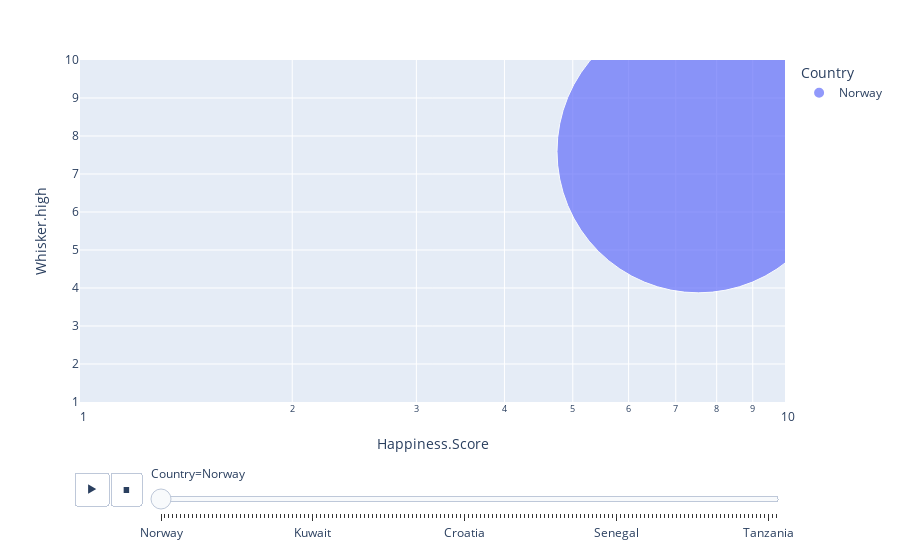

Here is the notebook cell this chart was saved with:
### Code cell
#plot animation graph
animation_graph_2()

### Figure 1 — Plotly figure (JSON) as saved in the notebook; plotly's stock layout.template omitted (floating-point values rounded to 4 significant figures)
{"data": [{"hoverlabel": {"namelength": 0}, "hovertemplate": "Country=Norway<br>Happiness.Score=%{x}<br>Whisker.high=%{y}<br>size=%{marker.size}", "ids": ["Norway"], "legendgroup": "Norway", "marker": {"color": "#636efa", "size": [753.7], "sizemode": "area", "sizeref": 0.01884, "symbol": "circle"}, "mode": "markers", "name": "Norway", "showlegend": true, "type": "scatter", "x": [7.537], "xaxis": "x", "y": [7.594], "yaxis": "y"}], "layout": {"legend": {"itemsizing": "constant", "title": {"text": "Country"}, "tracegroupgap": 0}, "margin": {"t": 60}, "sliders": [{"active": 0, "currentvalue": {"prefix": "Country="}, "len": 0.9, "pad": {"b": 10, "t": 60}, "steps": [{"args": [["Norway"], {"frame": {"duration": 0, "redraw": false}, "fromcurrent": true, "mode": "immediate", "transition": {"duration": 0, "easing": "linear"}}], "label": "Norway", "method": "animate"}, {"args": [["Denmark"], {"frame": {"duration": 0, "redraw": false}, "fromcurrent": true, "mode": "immediate", "transition": {"duration": 0, "easing": "linear"}}], "label": "Denmark", "method": "animate"}, {"args": [["Iceland"], {"frame": {"duration": 0, "redraw": false}, "fromcurrent": true, "mode": "immediate", "transition": {"duration": 0, "easing": "linear"}}], "label": "Iceland", "method": "animate"}, {"args": [["Switzerland"], {"frame": {"duration": 0, "redraw": false}, "fromcurrent": true, "mode": "immediate", "transition": {"duration": 0, "easing": "linear"}}], "label": "Switzerland", "method": "animate"}, {"args": [["Finland"], {"frame": {"duration": 0, "redraw": false}, "fromcurrent": true, "mode": "immediate", "transition": {"duration": 0, "easing": "linear"}}], "label": "Finland", "method": "animate"}, {"args": [["Netherlands"], {"frame": {"duration": 0, "redraw": false}, "fromcurrent": true, "mode": "immediate", "transition": {"duration": 0, "easing": "linear"}}], "label": "Netherlands", "method": "animate"}, {"args": [["Canada"], {"frame": {"duration": 0, "redraw": false}, "fromcurrent": true, "mode": "immediate", "transition": {"duration": 0, "easing": "linear"}}], "label": "Canada", "method": "animate"}, {"args": [["New Zealand"], {"frame": {"duration": 0, "redraw": false}, "fromcurrent": true, "mode": "immediate", "transition": {"duration": 0, "easing": "linear"}}], "label": "New Zealand", "method": "animate"}, {"args": [["Sweden"], {"frame": {"duration": 0, "redraw": false}, "fromcurrent": true, "mode": "immediate", "transition": {"duration": 0, "easing": "linear"}}], "label": "Sweden", "method": "animate"}, {"args": [["Australia"], {"frame": {"duration": 0, "redraw": false}, "fromcurrent": true, "mode": "immediate", "transition": {"duration": 0, "easing": "linear"}}], "label": "Australia", "method": "animate"}, {"args": [["Israel"], {"frame": {"duration": 0, "redraw": false}, "fromcurrent": true, "mode": "immediate", "transition": {"duration": 0, "easing": "linear"}}], "label": "Israel", "method": "animate"}, {"args": [["Costa Rica"], {"frame": {"duration": 0, "redraw": false}, "fromcurrent": true, "mode": "immediate", "transition": {"duration": 0, "easing": "linear"}}], "label": "Costa Rica", "method": "animate"}, {"args": [["Austria"], {"frame": {"duration": 0, "redraw": false}, "fromcurrent": true, "mode": "immediate", "transition": {"duration": 0, "easing": "linear"}}], "label": "Austria", "method": "animate"}, {"args": [["United States"], {"frame": {"duration": 0, "redraw": false}, "fromcurrent": true, "mode": "immediate", "transition": {"duration": 0, "easing": "linear"}}], "label": "United States", "method": "animate"}, {"args": [["Ireland"], {"frame": {"duration": 0, "redraw": false}, "fromcurrent": true, "mode": "immediate", "transition": {"duration": 0, "easing": "linear"}}], "label": "Ireland", "method": "animate"}, {"args": [["Germany"], {"frame": {"duration": 0, "redraw": false}, "fromcurrent": true, "mode": "immediate", "transition": {"duration": 0, "easing": "linear"}}], "label": "Germany", "method": "animate"}, {"args": [["Belgium"], {"frame": {"duration": 0, "redraw": false}, "fromcurrent": true, "mode": "immediate", "transition": {"duration": 0, "easing": "linear"}}], "label": "Belgium", "method": "animate"}, {"args": [["Luxembourg"], {"frame": {"duration": 0, "redraw": false}, "fromcurrent": true, "mode": "immediate", "transition": {"duration": 0, "easing": "linear"}}], "label": "Luxembourg", "method": "animate"}, {"args": [["United Kingdom"], {"frame": {"duration": 0, "redraw": false}, "fromcurrent": true, "mode": "immediate", "transition": {"duration": 0, "easing": "linear"}}], "label": "United Kingdom", "method": "animate"}, {"args": [["Chile"], {"frame": {"duration": 0, "redraw": false}, "fromcurrent": true, "mode": "immediate", "transition": {"duration": 0, "easing": "linear"}}], "label": "Chile", "method": "animate"}, {"args": [["United Arab Emirates"], {"frame": {"duration": 0, "redraw": false}, "fromcurrent": true, "mode": "immediate", "transition": {"duration": 0, "easing": "linear"}}], "label": "United Arab Emirates", "method": "animate"}, {"args": [["Brazil"], {"frame": {"duration": 0, "redraw": false}, "fromcurrent": true, "mode": "immediate", "transition": {"duration": 0, "easing": "linear"}}], "label": "Brazil", "method": "animate"}, {"args": [["Czech Republic"], {"frame": {"duration": 0, "redraw": false}, "fromcurrent": true, "mode": "immediate", "transition": {"duration": 0, "easing": "linear"}}], "label": "Czech Republic", "method": "animate"}, {"args": [["Argentina"], {"frame": {"duration": 0, "redraw": false}, "fromcurrent": true, "mode": "immediate", "transition": {"duration": 0, "easing": "linear"}}], "label": "Argentina", "method": "animate"}, {"args": [["Mexico"], {"frame": {"duration": 0, "redraw": false}, "fromcurrent": true, "mode": "immediate", "transition": {"duration": 0, "easing": "linear"}}], "label": "Mexico", "method": "animate"}, {"args": [["Singapore"], {"frame": {"duration": 0, "redraw": false}, "fromcurrent": true, "mode": "immediate", "transition": {"duration": 0, "easing": "linear"}}], "label": "Singapore", "method": "animate"}, {"args": [["Malta"], {"frame": {"duration": 0, "redraw": false}, "fromcurrent": true, "mode": "immediate", "transition": {"duration": 0, "easing": "linear"}}], "label": "Malta", "method": "animate"}, {"args": [["Uruguay"], {"frame": {"duration": 0, "redraw": false}, "fromcurrent": true, "mode": "immediate", "transition": {"duration": 0, "easing": "linear"}}], "label": "Uruguay", "method": "animate"}, {"args": [["Guatemala"], {"frame": {"duration": 0, "redraw": false}, "fromcurrent": true, "mode": "immediate", "transition": {"duration": 0, "easing": "linear"}}], "label": "Guatemala", "method": "animate"}, {"args": [["Panama"], {"frame": {"duration": 0, "redraw": false}, "fromcurrent": true, "mode": "immediate", "transition": {"duration": 0, "easing": "linear"}}], "label": "Panama", "method": "animate"}, {"args": [["France"], {"frame": {"duration": 0, "redraw": false}, "fromcurrent": true, "mode": "immediate", "transition": {"duration": 0, "easing": "linear"}}], "label": "France", "method": "animate"}, {"args": [["Thailand"], {"frame": {"duration": 0, "redraw": false}, "fromcurrent": true, "mode": "immediate", "transition": {"duration": 0, "easing": "linear"}}], "label": "Thailand", "method": "animate"}, {"args": [["Taiwan Province of China"], {"frame": {"duration": 0, "redraw": false}, "fromcurrent": true, "mode": "immediate", "transition": {"duration": 0, "easing": "linear"}}], "label": "Taiwan Province of China", "method": "animate"}, {"args": [["Spain"], {"frame": {"duration": 0, "redraw": false}, "fromcurrent": true, "mode": "immediate", "transition": {"duration": 0, "easing": "linear"}}], "label": "Spain", "method": "animate"}, {"args": [["Qatar"], {"frame": {"duration": 0, "redraw": false}, "fromcurrent": true, "mode": "immediate", "transition": {"duration": 0, "easing": "linear"}}], "label": "Qatar", "method": "animate"}, {"args": [["Colombia"], {"frame": {"duration": 0, "redraw": false}, "fromcurrent": true, "mode": "immediate", "transition": {"duration": 0, "easing": "linear"}}], "label": "Colombia", "method": "animate"}, {"args": [["Saudi Arabia"], {"frame": {"duration": 0, "redraw": false}, "fromcurrent": true, "mode": "immediate", "transition": {"duration": 0, "easing": "linear"}}], "label": "Saudi Arabia", "method": "animate"}, {"args": [["Trinidad and Tobago"], {"frame": {"duration": 0, "redraw": false}, "fromcurrent": true, "mode": "immediate", "transition": {"duration": 0, "easing": "linear"}}], "label": "Trinidad and Tobago", "method": "animate"}, {"args": [["Kuwait"], {"frame": {"duration": 0, "redraw": false}, "fromcurrent": true, "mode": "immediate", "transition": {"duration": 0, "easing": "linear"}}], "label": "Kuwait", "method": "animate"}, {"args": [["Slovakia"], {"frame": {"duration": 0, "redraw": false}, "fromcurrent": true, "mode": "immediate", "transition": {"duration": 0, "easing": "linear"}}], "label": "Slovakia", "method": "animate"}, {"args": [["Bahrain"], {"frame": {"duration": 0, "redraw": false}, "fromcurrent": true, "mode": "immediate", "transition": {"duration": 0, "easing": "linear"}}], "label": "Bahrain", "method": "animate"}, {"args": [["Malaysia"], {"frame": {"duration": 0, "redraw": false}, "fromcurrent": true, "mode": "immediate", "transition": {"duration": 0, "easing": "linear"}}], "label": "Malaysia", "method": "animate"}, {"args": [["Nicaragua"], {"frame": {"duration": 0, "redraw": false}, "fromcurrent": true, "mode": "immediate", "transition": {"duration": 0, "easing": "linear"}}], "label": "Nicaragua", "method": "animate"}, {"args": [["Ecuador"], {"frame": {"duration": 0, "redraw": false}, "fromcurrent": true, "mode": "immediate", "transition": {"duration": 0, "easing": "linear"}}], "label": "Ecuador", "method": "animate"}, {"args": [["El Salvador"], {"frame": {"duration": 0, "redraw": false}, "fromcurrent": true, "mode": "immediate", "transition": {"duration": 0, "easing": "linear"}}], "label": "El Salvador", "method": "animate"}, {"args": [["Poland"], {"frame": {"duration": 0, "redraw": false}, "fromcurrent": true, "mode": "immediate", "transition": {"duration": 0, "easing": "linear"}}], "label": "Poland", "method": "animate"}, {"args": [["Uzbekistan"], {"frame": {"duration": 0, "redraw": false}, "fromcurrent": true, "mode": "immediate", "transition": {"duration": 0, "easing": "linear"}}], "label": "Uzbekistan", "method": "animate"}, {"args": [["Italy"], {"frame": {"duration": 0, "redraw": false}, "fromcurrent": true, "mode": "immediate", "transition": {"duration": 0, "easing": "linear"}}], "label": "Italy", "method": "animate"}, {"args": [["Russia"], {"frame": {"duration": 0, "redraw": false}, "fromcurrent": true, "mode": "immediate", "transition": {"duration": 0, "easing": "linear"}}], "label": "Russia", "method": "animate"}, {"args": [["Belize"], {"frame": {"duration": 0, "redraw": false}, "fromcurrent": true, "mode": "immediate", "transition": {"duration": 0, "easing": "linear"}}], "label": "Belize", "method": "animate"}, {"args": [["Japan"], {"frame": {"duration": 0, "redraw": false}, "fromcurrent": true, "mode": "immediate", "transition": {"duration": 0, "easing": "linear"}}], "label": "Japan", "method": "animate"}, {"args": [["Lithuania"], {"frame": {"duration": 0, "redraw": false}, "fromcurrent": true, "mode": "immediate", "transition": {"duration": 0, "easing": "linear"}}], "label": "Lithuania", "method": "animate"}, {"args": [["Algeria"], {"frame": {"duration": 0, "redraw": false}, "fromcurrent": true, "mode": "immediate", "transition": {"duration": 0, "easing": "linear"}}], "label": "Algeria", "method": "animate"}, {"args": [["Latvia"], {"frame": {"duration": 0, "redraw": false}, "fromcurrent": true, "mode": "immediate", "transition": {"duration": 0, "easing": "linear"}}], "label": "Latvia", "method": "animate"}, {"args": [["South Korea"], {"frame": {"duration": 0, "redraw": false}, "fromcurrent": true, "mode": "immediate", "transition": {"duration": 0, "easing": "linear"}}], "label": "South Korea", "method": "animate"}, {"args": [["Moldova"], {"frame": {"duration": 0, "redraw": false}, "fromcurrent": true, "mode": "immediate", "transition": {"duration": 0, "easing": "linear"}}], "label": "Moldova", "method": "animate"}, {"args": [["Romania"], {"frame": {"duration": 0, "redraw": false}, "fromcurrent": true, "mode": "immediate", "transition": {"duration": 0, "easing": "linear"}}], "label": "Romania", "method": "animate"}, {"args": [["Bolivia"], {"frame": {"duration": 0, "redraw": false}, "fromcurrent": true, "mode": "immediate", "transition": {"duration": 0, "easing": "linear"}}], "label": "Bolivia", "method": "animate"}, {"args": [["Turkmenistan"], {"frame": {"duration": 0, "redraw": false}, "fromcurrent": true, "mode": "immediate", "transition": {"duration": 0, "easing": "linear"}}], "label": "Turkmenistan", "method": "animate"}, {"args": [["Kazakhstan"], {"frame": {"duration": 0, "redraw": false}, "fromcurrent": true, "mode": "immediate", "transition": {"duration": 0, "easing": "linear"}}], "label": "Kazakhstan", "method": "animate"}, {"args": [["North Cyprus"], {"frame": {"duration": 0, "redraw": false}, "fromcurrent": true, "mode": "immediate", "transition": {"duration": 0, "easing": "linear"}}], "label": "North Cyprus", "method": "animate"}, {"args": [["Slovenia"], {"frame": {"duration": 0, "redraw": false}, "fromcurrent": true, "mode": "immediate", "transition": {"duration": 0, "easing": "linear"}}], "label": "Slovenia", "method": "animate"}, {"args": [["Peru"], {"frame": {"duration": 0, "redraw": false}, "fromcurrent": true, "mode": "immediate", "transition": {"duration": 0, "easing": "linear"}}], "label": "Peru", "method": "animate"}, {"args": [["Mauritius"], {"frame": {"duration": 0, "redraw": false}, "fromcurrent": true, "mode": "immediate", "transition": {"duration": 0, "easing": "linear"}}], "label": "Mauritius", "method": "animate"}, {"args": [["Cyprus"], {"frame": {"duration": 0, "redraw": false}, "fromcurrent": true, "mode": "immediate", "transition": {"duration": 0, "easing": "linear"}}], "label": "Cyprus", "method": "animate"}, {"args": [["Estonia"], {"frame": {"duration": 0, "redraw": false}, "fromcurrent": true, "mode": "immediate", "transition": {"duration": 0, "easing": "linear"}}], "label": "Estonia", "method": "animate"}, {"args": [["Belarus"], {"frame": {"duration": 0, "redraw": false}, "fromcurrent": true, "mode": "immediate", "transition": {"duration": 0, "easing": "linear"}}], "label": "Belarus", "method": "animate"}, {"args": [["Libya"], {"frame": {"duration": 0, "redraw": false}, "fromcurrent": true, "mode": "immediate", "transition": {"duration": 0, "easing": "linear"}}], "label": "Libya", "method": "animate"}, {"args": [["Turkey"], {"frame": {"duration": 0, "redraw": false}, "fromcurrent": true, "mode": "immediate", "transition": {"duration": 0, "easing": "linear"}}], "label": "Turkey", "method": "animate"}, {"args": [["Paraguay"], {"frame": {"duration": 0, "redraw": false}, "fromcurrent": true, "mode": "immediate", "transition": {"duration": 0, "easing": "linear"}}], "label": "Paraguay", "method": "animate"}, {"args": [["Hong Kong S.A.R., China"], {"frame": {"duration": 0, "redraw": false}, "fromcurrent": true, "mode": "immediate", "transition": {"duration": 0, "easing": "linear"}}], "label": "Hong Kong S.A.R., China", "method": "animate"}, {"args": [["Philippines"], {"frame": {"duration": 0, "redraw": false}, "fromcurrent": true, "mode": "immediate", "transition": {"duration": 0, "easing": "linear"}}], "label": "Philippines", "method": "animate"}, {"args": [["Serbia"], {"frame": {"duration": 0, "redraw": false}, "fromcurrent": true, "mode": "immediate", "transition": {"duration": 0, "easing": "linear"}}], "label": "Serbia", "method": "animate"}, {"args": [["Jordan"], {"frame": {"duration": 0, "redraw": false}, "fromcurrent": true, "mode": "immediate", "transition": {"duration": 0, "easing": "linear"}}], "label": "Jordan", "method": "animate"}, {"args": [["Hungary"], {"frame": {"duration": 0, "redraw": false}, "fromcurrent": true, "mode": "immediate", "transition": {"duration": 0, "easing": "linear"}}], "label": "Hungary", "method": "animate"}, {"args": [["Jamaica"], {"frame": {"duration": 0, "redraw": false}, "fromcurrent": true, "mode": "immediate", "transition": {"duration": 0, "easing": "linear"}}], "label": "Jamaica", "method": "animate"}, {"args": [["Croatia"], {"frame": {"duration": 0, "redraw": false}, "fromcurrent": true, "mode": "immediate", "transition": {"duration": 0, "easing": "linear"}}], "label": "Croatia", "method": "animate"}, {"args": [["Kosovo"], {"frame": {"duration": 0, "redraw": false}, "fromcurrent": true, "mode": "immediate", "transition": {"duration": 0, "easing": "linear"}}], "label": "Kosovo", "method": "animate"}, {"args": [["China"], {"frame": {"duration": 0, "redraw": false}, "fromcurrent": true, "mode": "immediate", "transition": {"duration": 0, "easing": "linear"}}], "label": "China", "method": "animate"}, {"args": [["Pakistan"], {"frame": {"duration": 0, "redraw": false}, "fromcurrent": true, "mode": "immediate", "transition": {"duration": 0, "easing": "linear"}}], "label": "Pakistan", "method": "animate"}, {"args": [["Indonesia"], {"frame": {"duration": 0, "redraw": false}, "fromcurrent": true, "mode": "immediate", "transition": {"duration": 0, "easing": "linear"}}], "label": "Indonesia", "method": "animate"}, {"args": [["Venezuela"], {"frame": {"duration": 0, "redraw": false}, "fromcurrent": true, "mode": "immediate", "transition": {"duration": 0, "easing": "linear"}}], "label": "Venezuela", "method": "animate"}, {"args": [["Montenegro"], {"frame": {"duration": 0, "redraw": false}, "fromcurrent": true, "mode": "immediate", "transition": {"duration": 0, "easing": "linear"}}], "label": "Montenegro", "method": "animate"}, {"args": [["Morocco"], {"frame": {"duration": 0, "redraw": false}, "fromcurrent": true, "mode": "immediate", "transition": {"duration": 0, "easing": "linear"}}], "label": "Morocco", "method": "animate"}, {"args": [["Azerbaijan"], {"frame": {"duration": 0, "redraw": false}, "fromcurrent": true, "mode": "immediate", "transition": {"duration": 0, "easing": "linear"}}], "label": "Azerbaijan", "method": "animate"}, {"args": [["Dominican Republic"], {"frame": {"duration": 0, "redraw": false}, "fromcurrent": true, "mode": "immediate", "transition": {"duration": 0, "easing": "linear"}}], "label": "Dominican Republic", "method": "animate"}, {"args": [["Greece"], {"frame": {"duration": 0, "redraw": false}, "fromcurrent": true, "mode": "immediate", "transition": {"duration": 0, "easing": "linear"}}], "label": "Greece", "method": "animate"}, {"args": [["Lebanon"], {"frame": {"duration": 0, "redraw": false}, "fromcurrent": true, "mode": "immediate", "transition": {"duration": 0, "easing": "linear"}}], "label": "Lebanon", "method": "animate"}, {"args": [["Portugal"], {"frame": {"duration": 0, "redraw": false}, "fromcurrent": true, "mode": "immediate", "transition": {"duration": 0, "easing": "linear"}}], "label": "Portugal", "method": "animate"}, {"args": [["Bosnia and Herzegovina"], {"frame": {"duration": 0, "redraw": false}, "fromcurrent": true, "mode": "immediate", "transition": {"duration": 0, "easing": "linear"}}], "label": "Bosnia and Herzegovina", "method": "animate"}, {"args": [["Honduras"], {"frame": {"duration": 0, "redraw": false}, "fromcurrent": true, "mode": "immediate", "transition": {"duration": 0, "easing": "linear"}}], "label": "Honduras", "method": "animate"}, {"args": [["Macedonia"], {"frame": {"duration": 0, "redraw": false}, "fromcurrent": true, "mode": "immediate", "transition": {"duration": 0, "easing": "linear"}}], "label": "Macedonia", "method": "animate"}, {"args": [["Somalia"], {"frame": {"duration": 0, "redraw": false}, "fromcurrent": true, "mode": "immediate", "transition": {"duration": 0, "easing": "linear"}}], "label": "Somalia", "method": "animate"}, {"args": [["Vietnam"], {"frame": {"duration": 0, "redraw": false}, "fromcurrent": true, "mode": "immediate", "transition": {"duration": 0, "easing": "linear"}}], "label": "Vietnam", "method": "animate"}, {"args": [["Nigeria"], {"frame": {"duration": 0, "redraw": false}, "fromcurrent": true, "mode": "immediate", "transition": {"duration": 0, "easing": "linear"}}], "label": "Nigeria", "method": "animate"}, {"args": [["Tajikistan"], {"frame": {"duration": 0, "redraw": false}, "fromcurrent": true, "mode": "immediate", "transition": {"duration": 0, "easing": "linear"}}], "label": "Tajikistan", "method": "animate"}, {"args": [["Bhutan"], {"frame": {"duration": 0, "redraw": false}, "fromcurrent": true, "mode": "immediate", "transition": {"duration": 0, "easing": "linear"}}], "label": "Bhutan", "method": "animate"}, {"args": [["Kyrgyzstan"], {"frame": {"duration": 0, "redraw": false}, "fromcurrent": true, "mode": "immediate", "transition": {"duration": 0, "easing": "linear"}}], "label": "Kyrgyzstan", "method": "animate"}, {"args": [["Nepal"], {"frame": {"duration": 0, "redraw": false}, "fromcurrent": true, "mode": "immediate", "transition": {"duration": 0, "easing": "linear"}}], "label": "Nepal", "method": "animate"}, {"args": [["Mongolia"], {"frame": {"duration": 0, "redraw": false}, "fromcurrent": true, "mode": "immediate", "transition": {"duration": 0, "easing": "linear"}}], "label": "Mongolia", "method": "animate"}, {"args": [["South Africa"], {"frame": {"duration": 0, "redraw": false}, "fromcurrent": true, "mode": "immediate", "transition": {"duration": 0, "easing": "linear"}}], "label": "South Africa", "method": "animate"}, {"args": [["Tunisia"], {"frame": {"duration": 0, "redraw": false}, "fromcurrent": true, "mode": "immediate", "transition": {"duration": 0, "easing": "linear"}}], "label": "Tunisia", "method": "animate"}, {"args": [["Palestinian Territories"], {"frame": {"duration": 0, "redraw": false}, "fromcurrent": true, "mode": "immediate", "transition": {"duration": 0, "easing": "linear"}}], "label": "Palestinian Territories", "method": "animate"}, {"args": [["Egypt"], {"frame": {"duration": 0, "redraw": false}, "fromcurrent": true, "mode": "immediate", "transition": {"duration": 0, "easing": "linear"}}], "label": "Egypt", "method": "animate"}, {"args": [["Bulgaria"], {"frame": {"duration": 0, "redraw": false}, "fromcurrent": true, "mode": "immediate", "transition": {"duration": 0, "easing": "linear"}}], "label": "Bulgaria", "method": "animate"}, {"args": [["Sierra Leone"], {"frame": {"duration": 0, "redraw": false}, "fromcurrent": true, "mode": "immediate", "transition": {"duration": 0, "easing": "linear"}}], "label": "Sierra Leone", "method": "animate"}, {"args": [["Cameroon"], {"frame": {"duration": 0, "redraw": false}, "fromcurrent": true, "mode": "immediate", "transition": {"duration": 0, "easing": "linear"}}], "label": "Cameroon", "method": "animate"}, {"args": [["Iran"], {"frame": {"duration": 0, "redraw": false}, "fromcurrent": true, "mode": "immediate", "transition": {"duration": 0, "easing": "linear"}}], "label": "Iran", "method": "animate"}, {"args": [["Albania"], {"frame": {"duration": 0, "redraw": false}, "fromcurrent": true, "mode": "immediate", "transition": {"duration": 0, "easing": "linear"}}], "label": "Albania", "method": "animate"}, {"args": [["Bangladesh"], {"frame": {"duration": 0, "redraw": false}, "fromcurrent": true, "mode": "immediate", "transition": {"duration": 0, "easing": "linear"}}], "label": "Bangladesh", "method": "animate"}, {"args": [["Namibia"], {"frame": {"duration": 0, "redraw": false}, "fromcurrent": true, "mode": "immediate", "transition": {"duration": 0, "easing": "linear"}}], "label": "Namibia", "method": "animate"}, {"args": [["Kenya"], {"frame": {"duration": 0, "redraw": false}, "fromcurrent": true, "mode": "immediate", "transition": {"duration": 0, "easing": "linear"}}], "label": "Kenya", "method": "animate"}, {"args": [["Mozambique"], {"frame": {"duration": 0, "redraw": false}, "fromcurrent": true, "mode": "immediate", "transition": {"duration": 0, "easing": "linear"}}], "label": "Mozambique", "method": "animate"}, {"args": [["Myanmar"], {"frame": {"duration": 0, "redraw": false}, "fromcurrent": true, "mode": "immediate", "transition": {"duration": 0, "easing": "linear"}}], "label": "Myanmar", "method": "animate"}, {"args": [["Senegal"], {"frame": {"duration": 0, "redraw": false}, "fromcurrent": true, "mode": "immediate", "transition": {"duration": 0, "easing": "linear"}}], "label": "Senegal", "method": "animate"}, {"args": [["Zambia"], {"frame": {"duration": 0, "redraw": false}, "fromcurrent": true, "mode": "immediate", "transition": {"duration": 0, "easing": "linear"}}], "label": "Zambia", "method": "animate"}, {"args": [["Iraq"], {"frame": {"duration": 0, "redraw": false}, "fromcurrent": true, "mode": "immediate", "transition": {"duration": 0, "easing": "linear"}}], "label": "Iraq", "method": "animate"}, {"args": [["Gabon"], {"frame": {"duration": 0, "redraw": false}, "fromcurrent": true, "mode": "immediate", "transition": {"duration": 0, "easing": "linear"}}], "label": "Gabon", "method": "animate"}, {"args": [["Ethiopia"], {"frame": {"duration": 0, "redraw": false}, "fromcurrent": true, "mode": "immediate", "transition": {"duration": 0, "easing": "linear"}}], "label": "Ethiopia", "method": "animate"}, {"args": [["Sri Lanka"], {"frame": {"duration": 0, "redraw": false}, "fromcurrent": true, "mode": "immediate", "transition": {"duration": 0, "easing": "linear"}}], "label": "Sri Lanka", "method": "animate"}, {"args": [["Armenia"], {"frame": {"duration": 0, "redraw": false}, "fromcurrent": true, "mode": "immediate", "transition": {"duration": 0, "easing": "linear"}}], "label": "Armenia", "method": "animate"}, {"args": [["India"], {"frame": {"duration": 0, "redraw": false}, "fromcurrent": true, "mode": "immediate", "transition": {"duration": 0, "easing": "linear"}}], "label": "India", "method": "animate"}, {"args": [["Mauritania"], {"frame": {"duration": 0, "redraw": false}, "fromcurrent": true, "mode": "immediate", "transition": {"duration": 0, "easing": "linear"}}], "label": "Mauritania", "method": "animate"}, {"args": [["Congo (Brazzaville)"], {"frame": {"duration": 0, "redraw": false}, "fromcurrent": true, "mode": "immediate", "transition": {"duration": 0, "easing": "linear"}}], "label": "Congo (Brazzaville)", "method": "animate"}, {"args": [["Georgia"], {"frame": {"duration": 0, "redraw": false}, "fromcurrent": true, "mode": "immediate", "transition": {"duration": 0, "easing": "linear"}}], "label": "Georgia", "method": "animate"}, {"args": [["Congo (Kinshasa)"], {"frame": {"duration": 0, "redraw": false}, "fromcurrent": true, "mode": "immediate", "transition": {"duration": 0, "easing": "linear"}}], "label": "Congo (Kinshasa)", "method": "animate"}, {"args": [["Mali"], {"frame": {"duration": 0, "redraw": false}, "fromcurrent": true, "mode": "immediate", "transition": {"duration": 0, "easing": "linear"}}], "label": "Mali", "method": "animate"}, {"args": [["Ivory Coast"], {"frame": {"duration": 0, "redraw": false}, "fromcurrent": true, "mode": "immediate", "transition": {"duration": 0, "easing": "linear"}}], "label": "Ivory Coast", "method": "animate"}, {"args": [["Cambodia"], {"frame": {"duration": 0, "redraw": false}, "fromcurrent": true, "mode": "immediate", "transition": {"duration": 0, "easing": "linear"}}], "label": "Cambodia", "method": "animate"}, {"args": [["Sudan"], {"frame": {"duration": 0, "redraw": false}, "fromcurrent": true, "mode": "immediate", "transition": {"duration": 0, "easing": "linear"}}], "label": "Sudan", "method": "animate"}, {"args": [["Ghana"], {"frame": {"duration": 0, "redraw": false}, "fromcurrent": true, "mode": "immediate", "transition": {"duration": 0, "easing": "linear"}}], "label": "Ghana", "method": "animate"}, {"args": [["Ukraine"], {"frame": {"duration": 0, "redraw": false}, "fromcurrent": true, "mode": "immediate", "transition": {"duration": 0, "easing": "linear"}}], "label": "Ukraine", "method": "animate"}, {"args": [["Uganda"], {"frame": {"duration": 0, "redraw": false}, "fromcurrent": true, "mode": "immediate", "transition": {"duration": 0, "easing": "linear"}}], "label": "Uganda", "method": "animate"}, {"args": [["Burkina Faso"], {"frame": {"duration": 0, "redraw": false}, "fromcurrent": true, "mode": "immediate", "transition": {"duration": 0, "easing": "linear"}}], "label": "Burkina Faso", "method": "animate"}, {"args": [["Niger"], {"frame": {"duration": 0, "redraw": false}, "fromcurrent": true, "mode": "immediate", "transition": {"duration": 0, "easing": "linear"}}], "label": "Niger", "method": "animate"}, {"args": [["Malawi"], {"frame": {"duration": 0, "redraw": false}, "fromcurrent": true, "mode": "immediate", "transition": {"duration": 0, "easing": "linear"}}], "label": "Malawi", "method": "animate"}, {"args": [["Chad"], {"frame": {"duration": 0, "redraw": false}, "fromcurrent": true, "mode": "immediate", "transition": {"duration": 0, "easing": "linear"}}], "label": "Chad", "method": "animate"}, {"args": [["Zimbabwe"], {"frame": {"duration": 0, "redraw": false}, "fromcurrent": true, "mode": "immediate", "transition": {"duration": 0, "easing": "linear"}}], "label": "Zimbabwe", "method": "animate"}, {"args": [["Lesotho"], {"frame": {"duration": 0, "redraw": false}, "fromcurrent": true, "mode": "immediate", "transition": {"duration": 0, "easing": "linear"}}], "label": "Lesotho", "method": "animate"}, {"args": [["Angola"], {"frame": {"duration": 0, "redraw": false}, "fromcurrent": true, "mode": "immediate", "transition": {"duration": 0, "easing": "linear"}}], "label": "Angola", "method": "animate"}, {"args": [["Afghanistan"], {"frame": {"duration": 0, "redraw": false}, "fromcurrent": true, "mode": "immediate", "transition": {"duration": 0, "easing": "linear"}}], "label": "Afghanistan", "method": "animate"}, {"args": [["Botswana"], {"frame": {"duration": 0, "redraw": false}, "fromcurrent": true, "mode": "immediate", "transition": {"duration": 0, "easing": "linear"}}], "label": "Botswana", "method": "animate"}, {"args": [["Benin"], {"frame": {"duration": 0, "redraw": false}, "fromcurrent": true, "mode": "immediate", "transition": {"duration": 0, "easing": "linear"}}], "label": "Benin", "method": "animate"}, {"args": [["Madagascar"], {"frame": {"duration": 0, "redraw": false}, "fromcurrent": true, "mode": "immediate", "transition": {"duration": 0, "easing": "linear"}}], "label": "Madagascar", "method": "animate"}, {"args": [["Haiti"], {"frame": {"duration": 0, "redraw": false}, "fromcurrent": true, "mode": "immediate", "transition": {"duration": 0, "easing": "linear"}}], "label": "Haiti", "method": "animate"}, {"args": [["Yemen"], {"frame": {"duration": 0, "redraw": false}, "fromcurrent": true, "mode": "immediate", "transition": {"duration": 0, "easing": "linear"}}], "label": "Yemen", "method": "animate"}, {"args": [["South Sudan"], {"frame": {"duration": 0, "redraw": false}, "fromcurrent": true, "mode": "immediate", "transition": {"duration": 0, "easing": "linear"}}], "label": "South Sudan", "method": "animate"}, {"args": [["Liberia"], {"frame": {"duration": 0, "redraw": false}, "fromcurrent": true, "mode": "immediate", "transition": {"duration": 0, "easing": "linear"}}], "label": "Liberia", "method": "animate"}, {"args": [["Guinea"], {"frame": {"duration": 0, "redraw": false}, "fromcurrent": true, "mode": "immediate", "transition": {"duration": 0, "easing": "linear"}}], "label": "Guinea", "method": "animate"}, {"args": [["Togo"], {"frame": {"duration": 0, "redraw": false}, "fromcurrent": true, "mode": "immediate", "transition": {"duration": 0, "easing": "linear"}}], "label": "Togo", "method": "animate"}, {"args": [["Rwanda"], {"frame": {"duration": 0, "redraw": false}, "fromcurrent": true, "mode": "immediate", "transition": {"duration": 0, "easing": "linear"}}], "label": "Rwanda", "method": "animate"}, {"args": [["Syria"], {"frame": {"duration": 0, "redraw": false}, "fromcurrent": true, "mode": "immediate", "transition": {"duration": 0, "easing": "linear"}}], "label": "Syria", "method": "animate"}, {"args": [["Tanzania"], {"frame": {"duration": 0, "redraw": false}, "fromcurrent": true, "mode": "immediate", "transition": {"duration": 0, "easing": "linear"}}], "label": "Tanzania", "method": "animate"}, {"args": [["Burundi"], {"frame": {"duration": 0, "redraw": false}, "fromcurrent": true, "mode": "immediate", "transition": {"duration": 0, "easing": "linear"}}], "label": "Burundi", "method": "animate"}, {"args": [["Central African Republic"], {"frame": {"duration": 0, "redraw": false}, "fromcurrent": true, "mode": "immediate", "transition": {"duration": 0, "easing": "linear"}}], "label": "Central African Republic", "method": "animate"}], "x": 0.1, "xanchor": "left", "y": 0, "yanchor": "top"}], "updatemenus": [{"buttons": [{"args": [null, {"frame": {"duration": 500, "redraw": false}, "fromcurrent": true, "mode": "immediate", "transition": {"duration": 500, "easing": "linear"}}], "label": "&#9654;", "method": "animate"}, {"args": [[null], {"frame": {"duration": 0, "redraw": false}, "fromcurrent": true, "mode": "immediate", "transition": {"duration": 0, "easing": "linear"}}], "label": "&#9724;", "method": "animate"}], "direction": "left", "pad": {"r": 10, "t": 70}, "showactive": false, "type": "buttons", "x": 0.1, "xanchor": "right", "y": 0, "yanchor": "top"}], "xaxis": {"anchor": "y", "domain": [0, 1], "range": [0, 1], "title": {"text": "Happiness.Score"}, "type": "log"}, "yaxis": {"anchor": "x", "domain": [0, 1], "range": [1, 10], "title": {"text": "Whisker.high"}}}}
